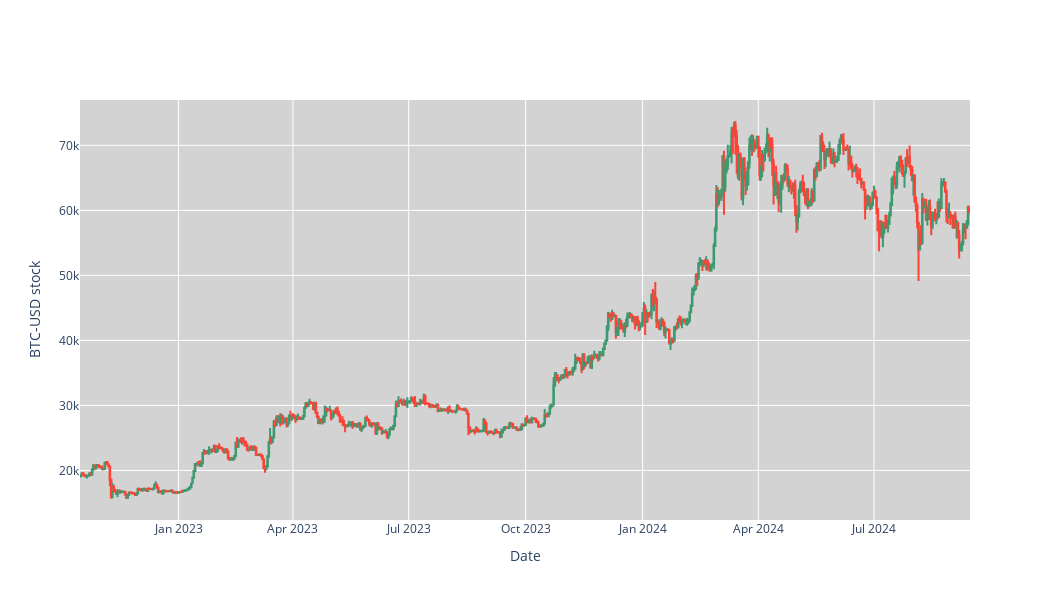

Write notebook code for a chart like this one.
### Code cell
#Candlestick
fig = go.Figure(data=[go.Candlestick(x=stock_data.index, open = stock_data['Open'], close=stock_data['Close'], high = stock_data['High'], low=stock_data['Low'])])
fig.update_layout(xaxis_rangeslider_visible=False, yaxis_title=f'{ticker} stock', xaxis_title='Date', plot_bgcolor='lightgrey',
                  width=1050, height = 600)
fig.show()
#Save it to the folder
fig.write_image('./images/Candlestick.png')

### Figure 1 — Plotly figure (JSON) as saved in the notebook; plotly's stock layout.template omitted (floating-point values rounded to 4 significant figures; data arrays with more than 128 entries replaced by an {"elided": "..."} marker saying what was removed)
{"data": [{"close": {"elided": "700 float values"}, "high": {"elided": "700 float values"}, "low": {"elided": "700 float values"}, "open": {"elided": "700 float values"}, "type": "candlestick", "x": {"elided": "700 str values"}}], "layout": {"height": 600, "plot_bgcolor": "lightgrey", "width": 1050, "xaxis": {"rangeslider": {"visible": false}, "title": {"text": "Date"}}, "yaxis": {"title": {"text": "BTC-USD stock"}}}}
